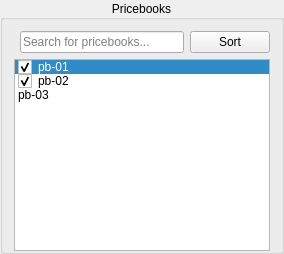
           <widget class="QGroupBox" name="pricebooks_groupbox">
            <property name="sizePolicy">
             <sizepolicy hsizetype="Preferred" vsizetype="Preferred">
              <horstretch>0</horstretch>
              <verstretch>0</verstretch>
             </sizepolicy>
            </property>
            <property name="autoFillBackground">
             <bool>false</bool>
            </property>
            <property name="title">
             <string>Pricebooks</string>
            </property>
            <property name="alignment">
             <set>Qt::AlignmentFlag::AlignCenter</set>
            </property>
            <property name="flat">
             <bool>true</bool>
            </property>
            <property name="checkable">
             <bool>false</bool>
            </property>
            <property name="checked">
             <bool>false</bool>
            </property>
            <layout class="QGridLayout" name="gridLayout_3">
             <property name="bottomMargin">
              <number>0</number>
             </property>
             <item row="0" column="1">
              <widget class="QLineEdit" name="pb_searchbar_line_edit">
               <property name="minimumSize">
                <size>
                 <width>0</width>
                 <height>0</height>
                </size>
               </property>
               <property name="inputMask">
                <string/>
               </property>
               <property name="text">
                <string/>
               </property>
               <property name="placeholderText">
                <string>Search for pricebooks...</string>
               </property>
              </widget>
             </item>
             <item row="1" column="0" colspan="3">
              <widget class="QListWidget" name="pricebooks_list">
               <property name="spacing">
                <number>0</number>
               </property>
               <property name="currentRow">
                <number>0</number>
               </property>
               <property name="sortingEnabled">
                <bool>false</bool>
               </property>
               <item>
                <property name="text">
                 <string>pb-01</string>
                </property>
                <property name="checkState">
                 <enum>Checked</enum>
                </property>
               </item>
               <item>
                <property name="text">
                 <string>pb-02</string>
                </property>
                <property name="checkState">
                 <enum>Checked</enum>
                </property>
               </item>
               <item>
                <property name="text">
                 <string>pb-03</string>
                </property>
                <property name="checkState">
                 <enum>Unchecked</enum>
                </property>
               </item>
              </widget>
             </item>
             <item row="0" column="2">
              <widget class="QPushButton" name="sort_button">
               <property name="text">
                <string>Sort</string>
               </property>
              </widget>
             </item>
            </layout>
           </widget>
